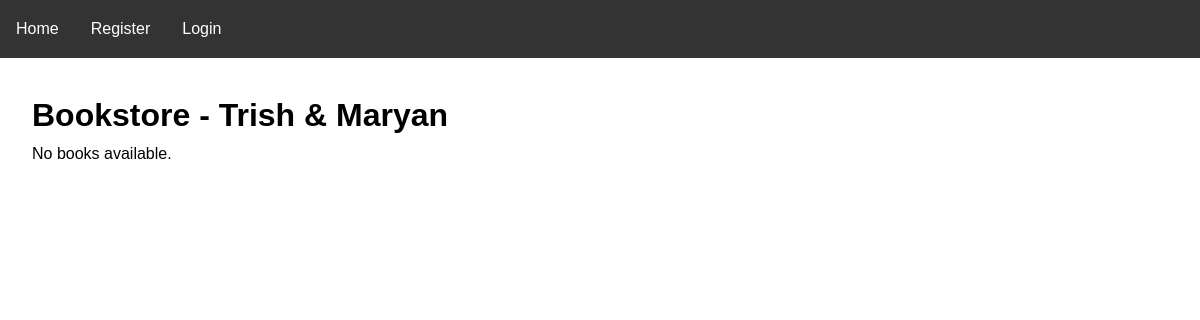
/, run on an earlier commit of the app's database.
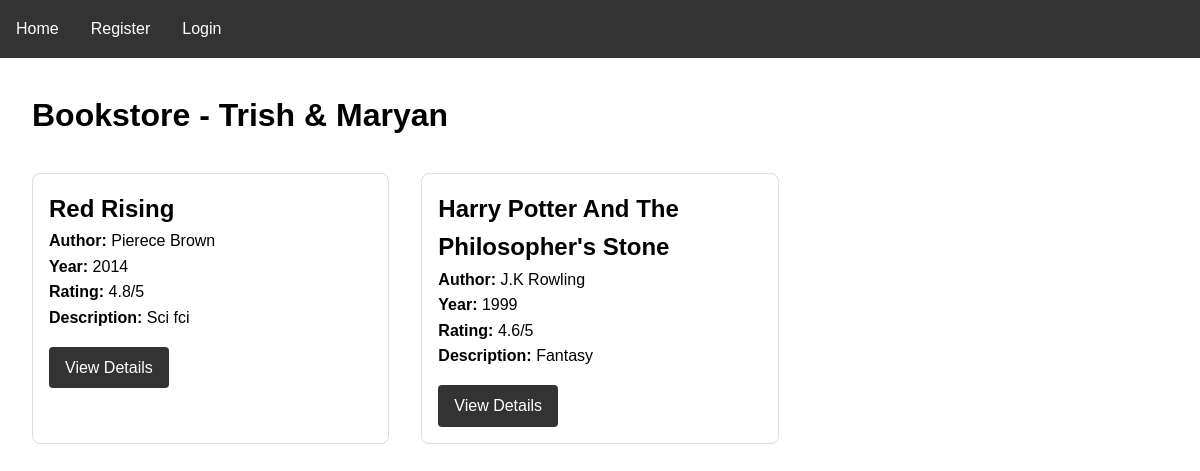
And on a later commit of the database.
### books/models.py (models this page shows, shortened)
class Book(models.Model):
    title = models.CharField(max_length=200)
    author = models.CharField(max_length=200)
    year = models.IntegerField()
    rating = models.FloatField()
    description = models.TextField()
    posted_by = models.ForeignKey(User, on_delete=models.CASCADE)

### books/views.py (the view)
# urls.py: path('', views.homepage, name='homepage'),
def homepage(request):
    books = Book.objects.all()
    context = {
        "bookstore_name": "Bookstore - Trish & Maryan",
        "books": books,
    }
    return render(request, "homepage.html", context)

### books/templates/homepage.html (shortened to what this page needs)
{% extends "base.html" %}
{% block content %}
<h1>{{ bookstore_name }}</h1>
{% if books %}
    <div style="display: grid; grid-template-columns: repeat(auto-fill, minmax(300px, 1fr)); gap: 2rem; margin-top: 2rem;">
        {% for book in books %}
            <div style="border: 1px solid #ddd; padding: 1rem; border-radius: 8px;">
                <h2>{{ book.title }}</h2>
                <p><strong>Author:</strong> {{ book.author }}</p>
                <p><strong>Year:</strong> {{ book.year }}</p>
                <p><strong>Rating:</strong> {{ book.rating }}/5</p>
                <p><strong>Description:</strong> {{ book.description|truncatewords:20 }}</p>
                <a href="{% url 'book_detail' book.id %}"
                style="display: inline-block; margin-top: 1rem; padding: 0.5rem 1rem; background: #333; color: #fff; text-decoration: none; border-radius: 4px;">View Details</a>
            </div>
        {% endfor %}
    </div>
{% else %}
    <p>No books available.</p>
{% endif %}
{% endblock %}

### books/templates/base.html (shortened to what this page needs)
<!DOCTYPE html>
<html lang="en">
<head>
</head>
<body>
    <nav>
        <ul>
            <li><a href="{% url 'homepage' %}">Home</a></li>
            {% if user.is_authenticated %}
                <li><a href="{% url 'add_book' %}">Add Book</a></li>
                <li><a href="{% url 'api_get_books' %}">API Books</a></li>
                <li><a href="{% url 'logout' %}">Logout ({{ user.username }})</a></li>
            {% else %}
                <li><a href="{% url 'register' %}">Register</a></li>
                <li><a href="{% url 'login' %}">Login</a></li>
            {% endif %}
        </ul>
    </nav>
    <div class="container">
        {% block content %}{% endblock %}
    </div>
</body>
</html>

### books/templates/base.html (style rules this page uses)
* { margin: 0; padding: 0; box-sizing: border-box; }
body { font-family: Arial, sans-serif; line-height: 1.6; }
nav { background: #333; color: #fff; padding: 1rem; }
nav ul { list-style: none; display: flex; gap: 2rem; align-items: center; }
nav a { color: #fff; text-decoration: none; }
.container { max-width: 1200px; margin: 0 auto; padding: 2rem; }

What changed in the data, as far as the page shows it:
added Book: title "Red Rising", author "Pierece Brown", year "2014", rating "4.8", description "Sci fci"
added Book: title "Harry Potter And The Philosopher's Stone", author "J.K Rowling", year "1999", rating "4.6", description "Fantasy"
Also different on the page:
text no longer shown: "No books available."
